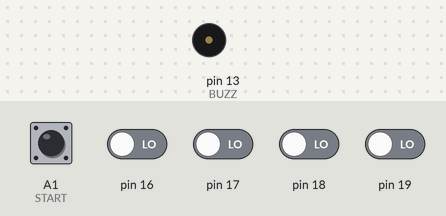
Simulated run of this sketch. Board: Arduino Uno, built with avr-gcc and run on an emulated ATmega328P. Shown: buzzer (waves = sounding). The inputs (shaded band) are chosen by the test bench; at power-on: A1 (START), pin 16–19 LOW.

Above: at 1.2 s.
1.3 s: A1 (START) pulled HIGH for 0.15 s
At 1.4 s:
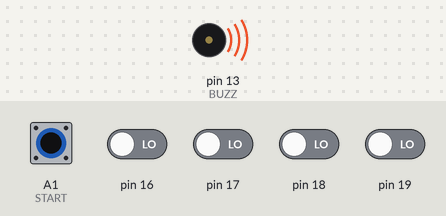
3.0 s: pin 16 driven HIGH
At 3.3 s:
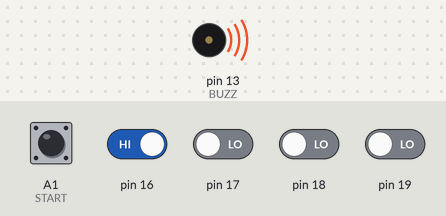
4.5 s: pin 16 driven LOW
At 5.1 s:
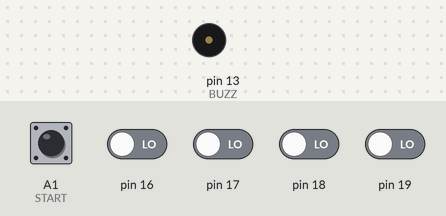
Timing chart, 0 to 7.5 s (numbered marks = the images above; inputs shaded):
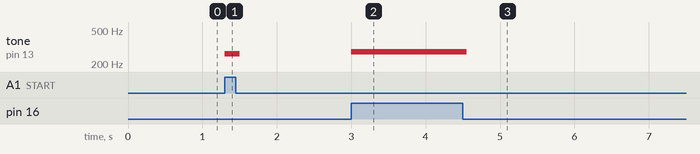

Measured:
- after the input at 1.3 s, tone on pin 13 (BUZZ): silent → 262 Hz at once, → silent 0.20 s later
- after the input at 3.0 s, tone on pin 13 (BUZZ): silent → 277 Hz at once
- after the input at 4.5 s, tone on pin 13 (BUZZ): 277 Hz → silent after 0.05 s

The sketch:

piano.ino
```cpp
#include <math.h>

const String notes[] = {"C4", "D4", "E4", "F4", "G4"};
const int START = A1, BUZZ = 13;

int note2freq(String note)
{
    if (note == "0")
        return 0;
    bool bors = note.length() == 3;
    double p = note[0] - 56 - 11 * (note[0] >= 'C' && note[0] <= 'G');
    if (bors)
        p += note[1] == 'b' ? 1 : -1;
    p += 12 * (note[1 + bors] - 52);
    return round(440 * pow(2, (p - 9) / 12.0));
}

void setup()
{
    for (int i = 0; i < 6; i++)
        pinMode(START + i, INPUT);
    pinMode(BUZZ, OUTPUT);
}

void loop()
{
    for (int i = 0; i < 6; i++)
        if (digitalRead(START + i) == HIGH)
            tone(BUZZ, note2freq(notes[i]), 50);
}
```
